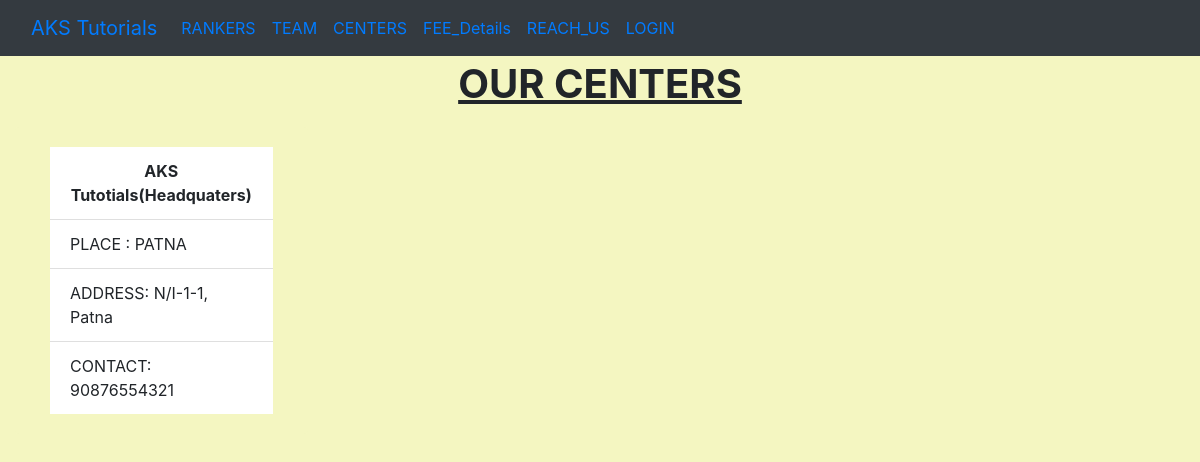
/clist/, run on the app's committed database.
### cooperate/models.py (models this page shows, shortened)
class centers(models.Model):
    name = models.CharField(max_length=400)
    place = models.CharField(max_length=200)
    address = models.TextField()
    contact = models.PositiveIntegerField()

### cooperate/views.py (the view)
# urls.py: path('clist/', views.centerslistview.as_view(), name='centers_list'),
class  centerslistview(ListView):
    context_object_name = 'center'
    model = centers

### cooperate/templates/cooperate/centers_list.html (shortened to what this page needs)
{% extends "cooperate/base.html" %}
{% block content %}
<div class="container-fluid" style="text-align:center; padding-top:60px;">
  <h1><u><b>OUR CENTERS</b></u></h1>
  <div class="container-fluid">
    <div class="row">
      {% for c in center %}
<div class="card col-12 col-sm-6 col-md-3" style=" border:none; width:10rem; align:center; background:#F4F6C1;">
<div class="card-body" style="padding-buttom:5px; text-align:left;">
  <ul class="list-group list-group-flush">
<li class="list-group-item" style="text-align:center;"><strong> {{ c.name }}</strong></li>
<li class="list-group-item">PLACE : {{ c.place }}</li>
  <li class="list-group-item">ADDRESS: {{ c.address }}</li>
  <li class="list-group-item">CONTACT: {{ c.contact }}</li>
</ul>
</div>
</div>
      {% endfor %}
    </div>
    </div>
</div>
<br><Br>
{% endblock %}

### data on the page
centers: name "AKS Tutotials(Headquaters)", place "PATNA", address "N/I-1-1, Patna", contact "90876554321"
